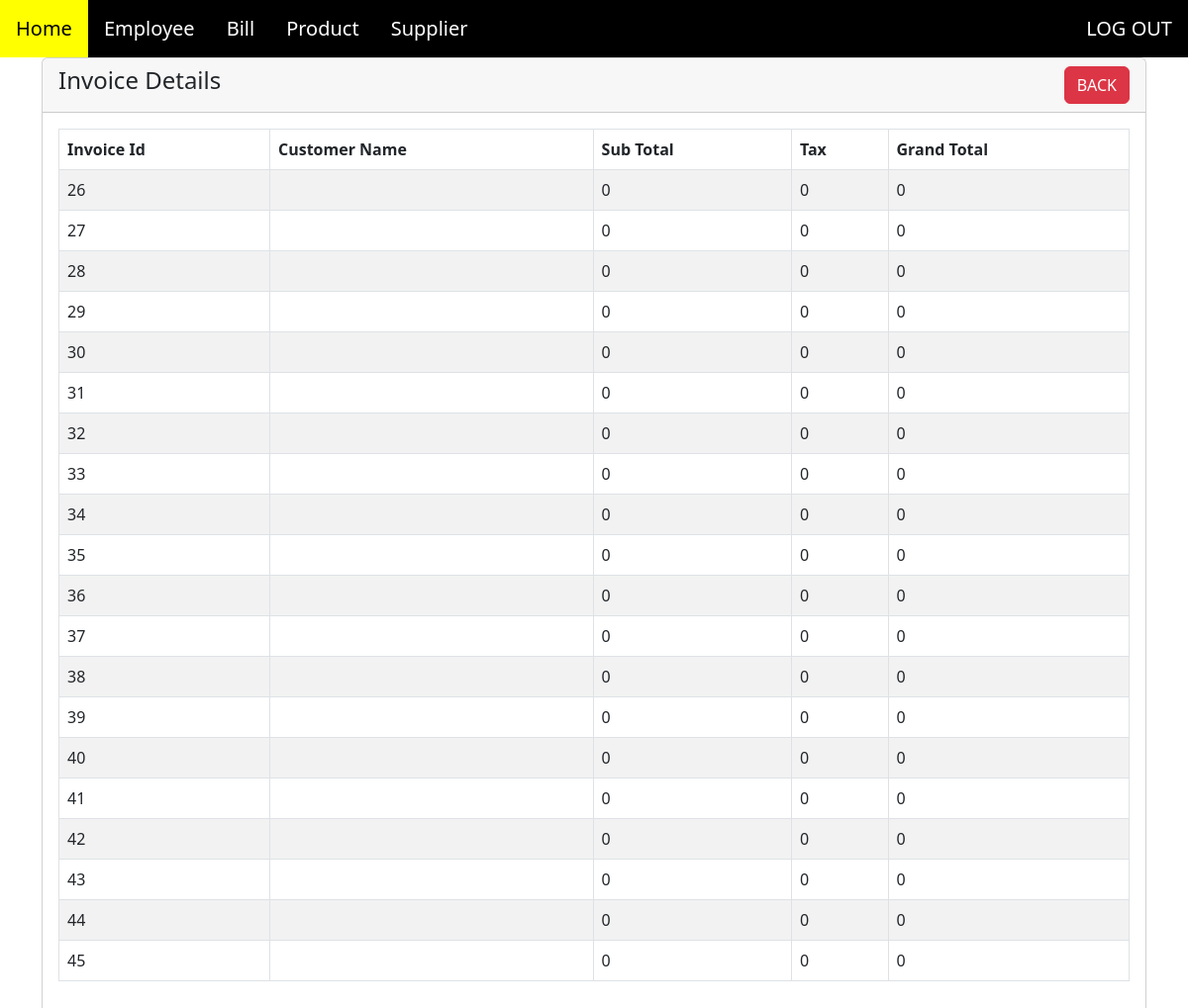
Screenshot of /admin/bill/index.php (signed in) with the database file from the repository.
### tables this page shows
CREATE TABLE `invoice` (
  `invoice_id` int(11) NOT NULL,
  `customer_name` varchar(50) NOT NULL,
  `order_total_before_tax` decimal(10,0) NOT NULL,
  `order_total_tax` decimal(10,0) NOT NULL,
  `order_total_after_tax` decimal(10,0) NOT NULL
);

### admin/bill/index.php (the view, shortened to what this page needs)
<?php
require'../../include/dbcon.php';
include_once('../../include/header.php');
?>
<!doctype html>
<html lang="en">
  <head>
    <link href="https://cdn.jsdelivr.net/npm/bootstrap@5.2.2/dist/css/bootstrap.min.css" rel="stylesheet">
</head>
<body>
<div class="container">
<div class="row">
<div class="col-md-12">
<div class="card">
<div class="card-header">
    <h4> Invoice Details
    <a href="../../admin_home/index.php" class="btn btn-danger float-end">BACK</a>
</div>
<div class="card-body">
  <table class="table table-bordered table-striped">
    <thead>
      <tr>
        <th>Invoice Id</th>
        <th>Customer Name</th>
        <th>Sub Total</th>
        <th>Tax</th>
        <th>Grand Total</th>
      </tr>
    </thead>
<tbody>
  <?php
    $query = "SELECT * FROM invoice";
    $query_run = mysqli_query($conn,$query);
    if(mysqli_num_rows($query_run) > 0){
        foreach($query_run as $invoice){
?>
<tr>
  <td><?=$invoice['invoice_id'];?></td>
  <td><?=$invoice['customer_name'];?></td>
  <td><?=$invoice['order_total_before_tax'];?></td>
  <td><?=$invoice['order_total_tax'];?></td>
  <td><?=$invoice['order_total_after_tax'];?></td>
</tr>
<?php
    }
  }
  else{
    echo"<h5> No Records Found </h5>";
  }
?>
</tbody>
</table>
</div>
</div>
</div>
</div>
</div>
</body>
</html>

### include/header.php (style rules this page uses)
* { box-sizing: border-box; }
body { margin: 0; font-family: Arial, Helvetica, sans-serif; }

### rows the page displays
invoice: invoice_id "26", order_total_before_tax "0", order_total_tax "0", order_total_after_tax "0"
invoice: invoice_id "27", order_total_before_tax "0", order_total_tax "0", order_total_after_tax "0"
invoice: invoice_id "28", order_total_before_tax "0", order_total_tax "0", order_total_after_tax "0"
invoice: invoice_id "29", order_total_before_tax "0", order_total_tax "0", order_total_after_tax "0"
invoice: invoice_id "30", order_total_before_tax "0", order_total_tax "0", order_total_after_tax "0"
invoice: invoice_id "31", order_total_before_tax "0", order_total_tax "0", order_total_after_tax "0"
invoice: invoice_id "32", order_total_before_tax "0", order_total_tax "0", order_total_after_tax "0"
invoice: invoice_id "33", order_total_before_tax "0", order_total_tax "0", order_total_after_tax "0"
invoice: invoice_id "34", order_total_before_tax "0", order_total_tax "0", order_total_after_tax "0"
invoice: invoice_id "35", order_total_before_tax "0", order_total_tax "0", order_total_after_tax "0"
invoice: invoice_id "36", order_total_before_tax "0", order_total_tax "0", order_total_after_tax "0"
invoice: invoice_id "37", order_total_before_tax "0", order_total_tax "0", order_total_after_tax "0"
invoice: invoice_id "38", order_total_before_tax "0", order_total_tax "0", order_total_after_tax "0"
invoice: invoice_id "39", order_total_before_tax "0", order_total_tax "0", order_total_after_tax "0"
invoice: invoice_id "40", order_total_before_tax "0", order_total_tax "0", order_total_after_tax "0"
invoice: invoice_id "41", order_total_before_tax "0", order_total_tax "0", order_total_after_tax "0"
invoice: invoice_id "42", order_total_before_tax "0", order_total_tax "0", order_total_after_tax "0"
invoice: invoice_id "43", order_total_before_tax "0", order_total_tax "0", order_total_after_tax "0"
invoice: invoice_id "44", order_total_before_tax "0", order_total_tax "0", order_total_after_tax "0"
invoice: invoice_id "45", order_total_before_tax "0", order_total_tax "0", order_total_after_tax "0"
